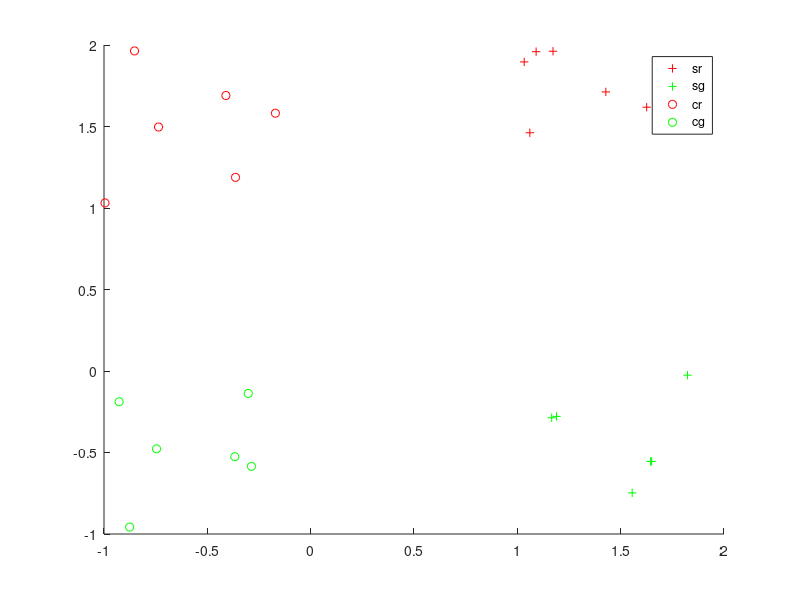

MATLAB code to generate this figure: (Note: this script raises an error after producing the figure.)
% This script is a demo showing some simple decoding on toy data.
% The toy data are simple matlab matrices and no "real" fMRI or EEG data.

% run this many times

for n_rep = 1:50

%% output dir
% cfg.results.dir = 'toyexample'
cfg.results.write = 0;

%% Generate the toy data
% define number of "runs" and center means
nruns = 6; % lets simulate we have n runs

set_red_square.mean = [1 1]; 
set_red_circle.mean = [-1 1]; 
set_green_square.mean = [1 -1]; 
set_green_circle.mean = [-1 -1];


% generate the data

% uniform
data_r_s = rand(nruns, length(set_red_square.mean)) + repmat(set_red_square.mean, nruns, 1);
data_r_c = rand(nruns, length(set_red_circle.mean)) + repmat(set_red_circle.mean, nruns, 1);
data_g_s = rand(nruns, length(set_green_square.mean)) + repmat(set_green_square.mean, nruns, 1);
data_g_c = rand(nruns, length(set_green_circle.mean)) + repmat(set_green_circle.mean, nruns, 1);


% put all together in a data matrix
data = [data_r_s; data_r_c; data_g_s; data_g_c]; 

%% add data description
% save the labels

% first analysis: squares vs circles
s_c_labels = [ 1 * ones(size(data_r_s, 1), 1);
              -1 * ones(size(data_r_c, 1), 1);
               1 * ones(size(data_r_s, 1), 1);
              -1 * ones(size(data_r_c, 1), 1)];

% second analyis: red vs green 
r_g_labels = [ 1 * ones(size(data_r_s, 1), 1);
               1 * ones(size(data_r_c, 1), 1);
              -1 * ones(size(data_r_s, 1), 1);
              -1 * ones(size(data_r_c, 1), 1)];

          
% save the run
cfg.files.step = [1:size(data_r_s, 1), 1:size(data_r_c, 1), 1:size(data_g_s, 1), 1:size(data_g_c, 1)]';
          
% save a description
for ifile = 1:size(data, 1)
    if s_c_labels(ifile) == 1
        form = 'square';
    else
        form = 'cirlce';
    end
    
    if r_g_labels(ifile) == 1
        color = 'red';
    else
        color = 'gre';
    end
    
    cfg.files.name(ifile) = {sprintf('%s_%s_run%i', form, color, cfg.files.step(ifile))};
end
cfg.files.descr = cfg.files.name;
% add an empty mask file
cfg.files.mask = '';

%% plot the data (if 2d)

if size(data, 2) == 2
    figure('name', 'data')

    hold all
    
    % plot s r
    filter = (s_c_labels == 1) & (r_g_labels == 1);
    plot(data(filter, 1), data(filter, 2), '+r');
    
    % plot s g
    filter = (s_c_labels == 1) & (r_g_labels == -1);
    plot(data(filter, 1), data(filter, 2), '+g');
    
    % plot c r
    filter = (s_c_labels == -1) & (r_g_labels == 1);
    plot(data(filter, 1), data(filter, 2), 'or');
    
    % plot c g
    filter = (s_c_labels == -1) & (r_g_labels == -1);
    plot(data(filter, 1), data(filter, 2), 'og');
end

legend({'sr', 'sg', 'cr', 'cg'})

%% create the design matrix

% set labels square vs circle
cfg.files.label = s_c_labels;

% train: red squares vs red circles
% test: red squares vs red circles
cfg.files.xclass = r_g_labels == 1;
design1_1 = make_design_xclass(cfg);
% the same with inverse train & test set
cfg.files.xclass = ~cfg.files.xclass;
design1_2 = make_design_xclass(cfg);

% train: red squares vs green circles
% test: green squares vs red circles
cfg.files.xclass = xor(r_g_labels == 1, s_c_labels == 1);
design1_3 = make_design_xclass(cfg);
% same with inverse labels
cfg.files.xclass = ~cfg.files.xclass;
design1_4 = make_design_xclass(cfg);


% put all in 1 design
cfg.design.train = [design1_1.train design1_2.train design1_3.train design1_4.train];
cfg.design.test = [design1_1.test design1_2.test design1_3.test design1_4.test];
cfg.design.label = [design1_1.label design1_2.label design1_3.label design1_4.label];
cfg.design.set = ones(1, size(cfg.design.train, 2));

if n_rep == 1
display_design(cfg)
plot_design(cfg,1);
end

%% Prepare data for passing
passed_data.data = data;
passed_data.mask_index = 1:size(data, 2); % use all voxels
passed_data.files = cfg.files;
passed_data.hdr = ''; % we don't need a header, because we don't write img-files as output (but mat-files)
passed_data.dim = [length(set_green_circle.mean), 1, 1]; % add dimension information of the original data

%% Add defaults for the remaining parameters that we did not specify
cfg = decoding_defaults(cfg);

% Set the analysis that should be performed (here we only want to do 1
% decoding)
cfg.analysis = 'wholebrain';
% cfg.analysis = 'searchlight';
cfg.results.output = {'accuracy', 'binomial_probability', 'model_parameters'};
% Set the output directory where data will be saved
% cfg.results.dir = ''; fullfile(pwd, 'toyresults');

cfg.plot_design = 0;
cfg.verbose = 2; % you want all information to be printed on screen

%% Play around with the decoding parameters

% Parameters for libsvm (from their webpage):
% -s svm_type : set type of SVM (default 0)
% 	0 -- C-SVC
% 	1 -- nu-SVC
% 	2 -- one-class SVM
% 	3 -- epsilon-SVR
% 	4 -- nu-SVR
% -t kernel_type : set type of kernel function (default 2)
% 	0 -- linear: u'*v
% 	1 -- polynomial: (gamma*u'*v + coef0)^degree
% 	2 -- radial basis function: exp(-gamma*|u-v|^2)
% 	3 -- sigmoid: tanh(gamma*u'*v + coef0)
% -d degree : set degree in kernel function (default 3)
% -g gamma : set gamma in kernel function (default 1/num_features)
% -r coef0 : set coef0 in kernel function (default 0)
% -c cost : set the parameter C of C-SVC, epsilon-SVR, and nu-SVR (default 1)
% -n nu : set the parameter nu of nu-SVC, one-class SVM, and nu-SVR (default 0.5)
% -p epsilon : set the epsilon in loss function of epsilon-SVR (default 0.1)
% -m cachesize : set cache memory size in MB (default 100)
% -e epsilon : set tolerance of termination criterion (default 0.001)
% -h shrinking: whether to use the shrinking heuristics, 0 or 1 (default 1)
% -b probability_estimates: whether to train a SVC or SVR model for probability estimates, 0 or 1 (default 0)
% -wi weight: set the parameter C of class i to weight*C, for C-SVC (default 1)
% 
% The k in the -g option means the number of attributes in the input data.

% RBF
cfg.decoding.train.classification.model_parameters = '-s 0 -t 0 -c 1 -b 0';

% default: cost = 1
% cfg.decoding.train.classification.model_parameters = '-s 0 -t 0 -c 1 -b 0';

% very high costs: points lie on the boundary
% cfg.decoding.train.classification.model_parameters = '-s 0 -t 0 -c 1000 -b 0';

% very low costs: points lie far away from the boundary
% cfg.decoding.train.classification.model_parameters = '-s 0 -t 0 -c 0.01 -b 0';


%% Run decoding
[results, cfg] = decoding(cfg, passed_data)
acc(n_rep) =  results.accuracy.output

%% end rep
end

%% predict some values to create a meshgrid
figure
if size(data, 2) == 2

    hold on

    model = results.model_parameters.output(1).model(4)

    [X, Y] = meshgrid(-2:.1:2);
    Z = X;
    [predicted, acc, decision_values] = svmpredict(zeros(size(X(:))),[X(:), Y(:)],model,cfg.decoding.test.classification.model_parameters);
    Z(:) = decision_values;
    hold on
    contour(X,Y,Z, -1:1);   
    hold off
end
